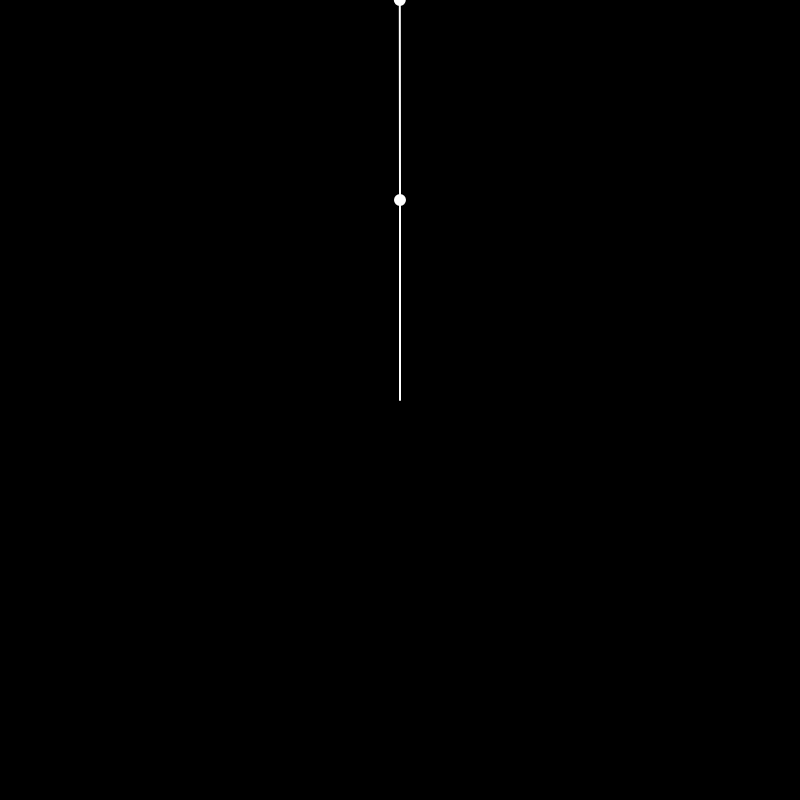
Frame 1 (no input)
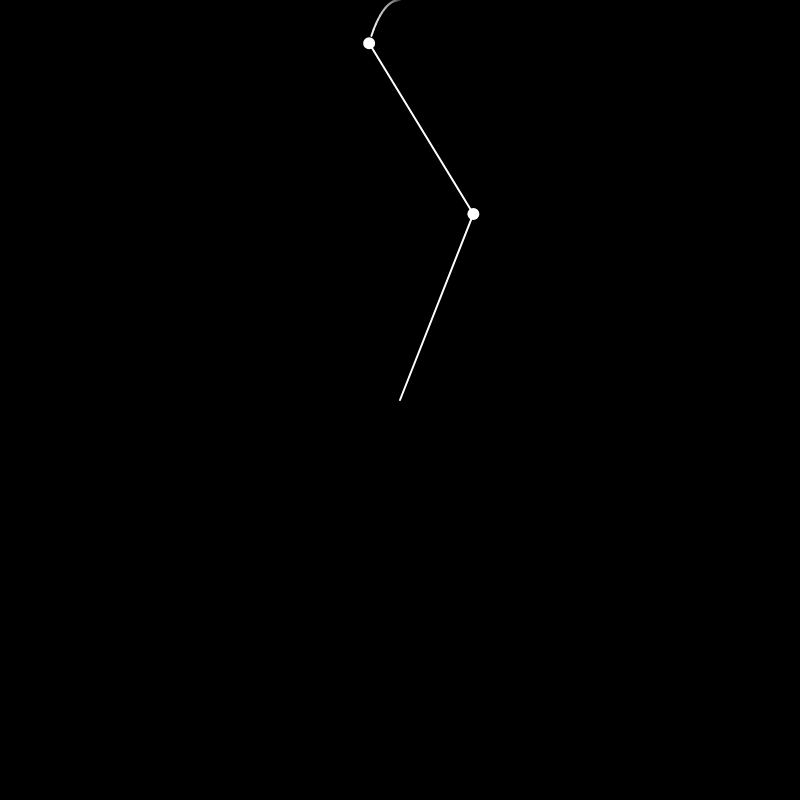
Frame 60 (no input)
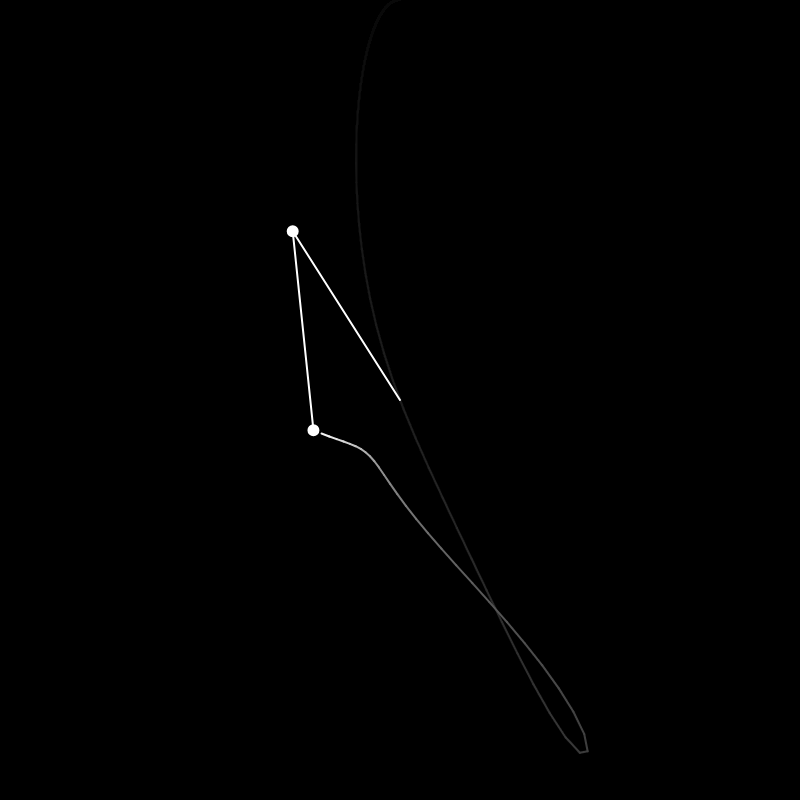
Frame 120 (the mouse pressed at the canvas centre since frame 60)

The p5.js sketch that drew these frames (run headless with seeded random() and noise() and a simulated clock; from frame 60 on, the mouse is pressed at the canvas centre):

// p5.js sketch
// ── sketch.js
let arm1,arm2,g,prevX,prevY;

function setup() {
  createCanvas(800, 800);
  stroke(255);
  strokeWeight(2);

  
  trail = createGraphics(width, height);
  trail.translate(width/2, height/2);
  trail.stroke(255);
  trail.strokeWeight(2);

    arm1 = {
      x: 0,
      y: 0,
      len: 200,
      mass: 0.05,
      ang: PI,
      vel: 0,
      accel: 0
    }
  
    arm2 = {
      x: 0,
      y: 0,
      len: 200,
      mass: 0.05,
      ang: PI+0.001,
      vel: 0,
      accel: 0
    }
    g = 1;
}

function draw() {
  arm1.accel = (-g * (2 * arm1.mass + arm2.mass) * sin(arm1.ang) - arm2.mass * g * sin(arm1.ang - 2 * arm2.ang) - 2 * sin(arm1.ang - arm2.ang) * arm2.mass * ((arm2.vel*arm2.vel) * arm2.len + (arm1.vel*arm1.vel) * arm1.len * cos(arm1.ang - arm2.ang))) / (arm1.len * (2 * arm1.mass + arm2.mass - arm2.mass * cos(2 * arm1.ang - 2 * arm2.ang)));
  
  arm2.accel = (2 * sin(arm1.ang - arm2.ang) * ((arm1.vel*arm1.vel) * arm1.len * (arm1.mass + arm2.mass) + g * (arm1.mass + arm2.mass) * cos(arm1.ang) + (arm2.vel*arm2.vel) * arm2.len * arm2.mass * cos(arm1.ang - arm2.ang))) / (arm2.len * (2 * arm1.mass + arm2.mass - arm2.mass * cos(2 * arm1.ang - 2 * arm2.ang)));
    
  background(0);
  trail.background('rgba(0, 0, 0, 0.05)');
  image(trail,0,0, width, height)
  translate(width/2, height/2);
  
  arm1.vel += arm1.accel;
  arm2.vel += arm2.accel;
  arm1.ang += arm1.vel;
  arm2.ang += arm2.vel;
  
  arm1.x = arm1.len * sin(arm1.ang);
  arm1.y = arm1.len * cos(arm1.ang);
  
  arm2.x = arm1.x + arm2.len * sin(arm2.ang);
  arm2.y = arm1.y + arm2.len * cos(arm2.ang);
  
  line(0, 0, arm1.x, arm1.y);
  ellipse(arm1.x, arm1.y, 10);
  
  line(arm1.x, arm1.y, arm2.x, arm2.y);
  ellipse(arm2.x, arm2.y, 10);
  
  if (prevX != undefined && prevY != undefined) {
    trail.line(prevX, prevY, arm2.x, arm2.y);
  }
  
  prevX = arm2.x;
  prevY = arm2.y;
}
